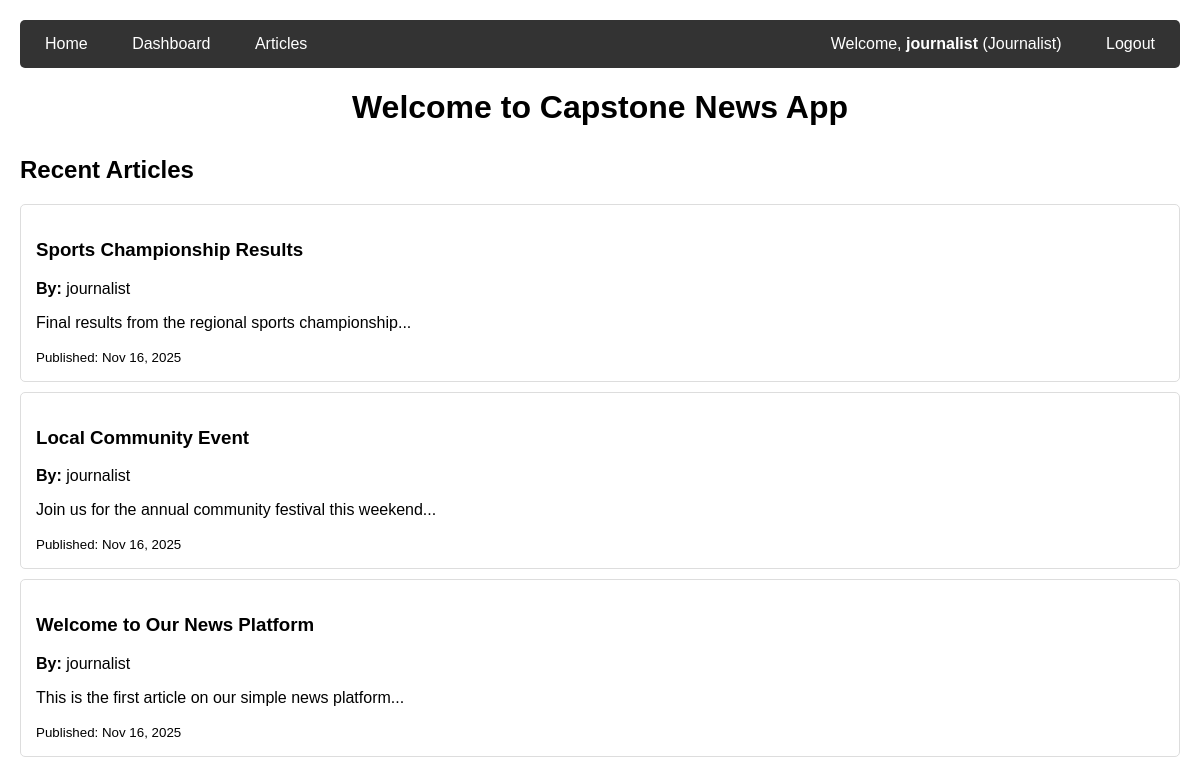
/ (signed in), run on the app's committed database.
### news/models.py (models this page shows, shortened)
class UserProfile(models.Model):
    ROLE_CHOICES = [
        ('reader', 'Reader'),
        ('journalist', 'Journalist'),
        ('editor', 'Editor'),
    ]
    user = models.OneToOneField(User, on_delete=models.CASCADE)
    role = models.CharField(max_length=20, choices=ROLE_CHOICES, default='reader')
    subscribed_publishers = models.ManyToManyField(Publisher, blank=True)
    subscribed_journalists = models.ManyToManyField(User, blank=True, related_name='subscribers')

class Article(models.Model):
    title = models.CharField(max_length=200)
    content = models.TextField()
    author = models.ForeignKey(User, on_delete=models.CASCADE)
    publisher = models.ForeignKey(Publisher, on_delete=models.CASCADE, null=True, blank=True)
    created_at = models.DateTimeField(auto_now_add=True)
    is_approved = models.BooleanField(default=False)
    is_published = models.BooleanField(default=False)

### news/views.py (the view)
# urls.py: path('', news_views.home, name='home'),
def home(request):
    recent_articles = Article.objects.filter(is_published=True).order_by('-created_at')[:5]
    return render(request, 'home.html', {'articles': recent_articles})

### news_app/templates/home.html (shortened to what this page needs)
{% extends 'base.html' %} {% block content %}
<div style="text-align: center; margin-bottom: 30px">
  <h1>Welcome to Capstone News App</h1>
</div>
<h2>Recent Articles</h2>
{% for article in articles %}
<div class="article">
  <h3>{{ article.title }}</h3>
  <p><strong>By:</strong> {{ article.author.username }}</p>
  <p>{{ article.content|truncatewords:30 }}</p>
  <small>Published: {{ article.created_at|date:"M d, Y" }}</small>
</div>
{% endfor %} {% endblock %}

### news_app/templates/base.html (shortened to what this page needs)
<!DOCTYPE html>
<html>
  <head>
  </head>
  <body>
    <div class="navbar">
      <div class="nav-left">
        <a href="{% url 'home' %}">Home</a>
        {% if user.is_authenticated %}
        <a href="{% url 'dashboard' %}">Dashboard</a>
        <a href="{% url 'articles' %}">Articles</a>
        {% endif %}
      </div>
      <div class="nav-right">
        {% if user.is_authenticated %}
        <span class="user-info">
          Welcome, <strong>{{ user.username }}</strong>
          ({{ user.userprofile.role|title }})
        </span>
        <a href="{% url 'logout' %}">Logout</a>
        {% else %}
        <a href="{% url 'login' %}">Login</a>
        {% endif %}
      </div>
    </div>
     {% block content %} {% endblock %}
  </body>
</html>

### news_app/templates/base.html (style rules this page uses)
body { font-family: Arial, sans-serif; margin: 0; padding: 20px; }
.navbar { background: #333; padding: 15px; margin-bottom: 20px; border-radius: 5px; display: flex; justify-content: space-between; align-items: center; }
.nav-left a { color: white; text-decoration: none; margin-right: 20px; padding: 5px 10px; }
.nav-right { color: white; }
.nav-right a { color: white; text-decoration: none; margin-left: 15px; padding: 5px 10px; }
.article { border: 1px solid #ddd; padding: 15px; margin: 10px 0; border-radius: 5px; }
.user-info { margin-right: 15px; }

### data on the page
Article: title "Sports Championship Results", author.username "journalist", content "Final results from the regional sports championship...", created_at "Nov 16, 2025"
Article: title "Local Community Event", author.username "journalist", content "Join us for the annual community festival this weekend...", created_at "Nov 16, 2025"
Article: title "Welcome to Our News Platform", author.username "journalist", content "This is the first article on our simple news platform...", created_at "Nov 16, 2025"

### other printed values
{{ user.username }} "journalist"
{{ user.userprofile.role|title }} "Journalist"
